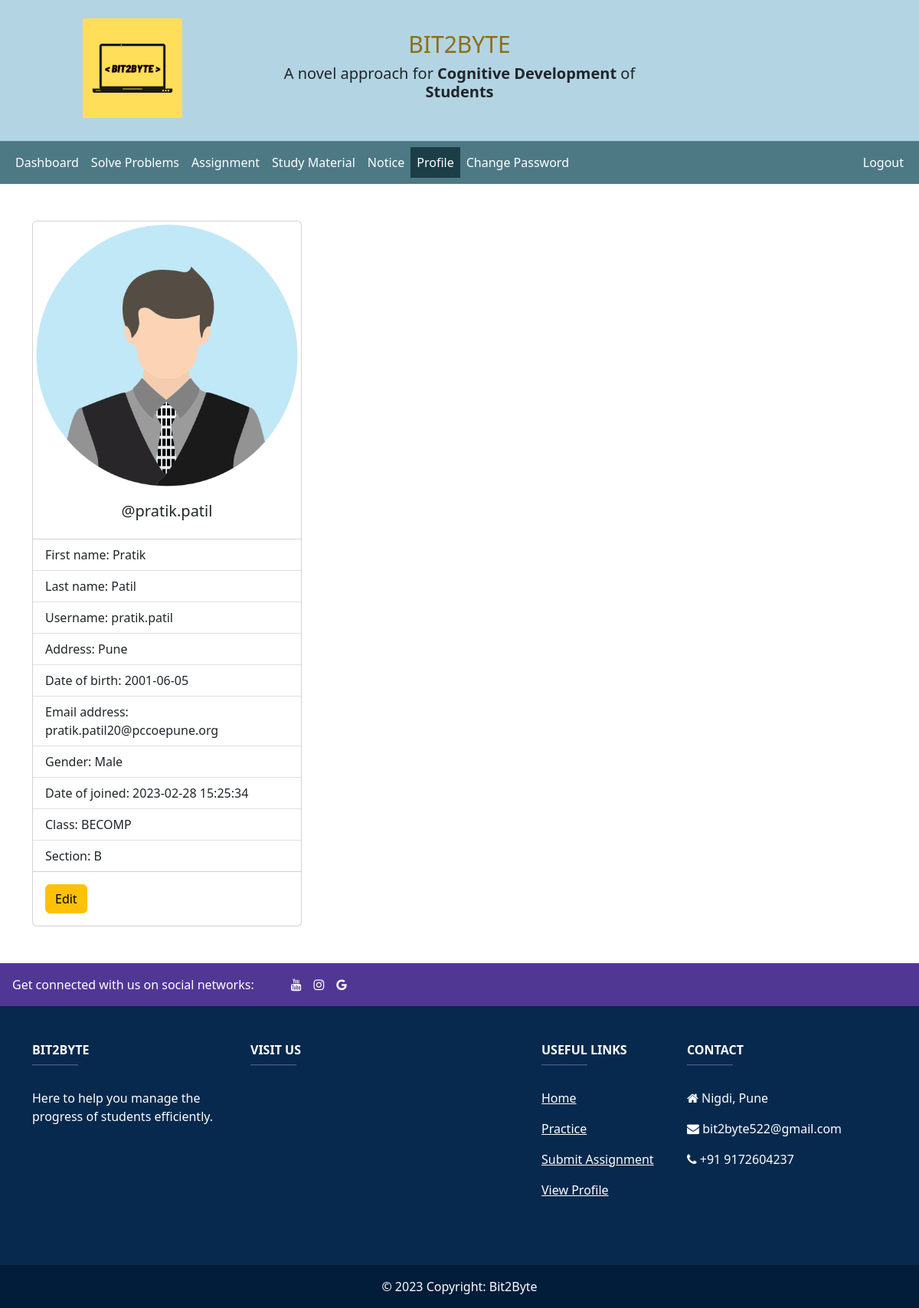
The page /student/student-view.php (signed in) on the database its author committed.
### tables this page shows
CREATE TABLE `students` (
  `student_id` int(11) NOT NULL,
  `roll_no` varchar(40) NOT NULL,
  `username` varchar(127) NOT NULL,
  `password` varchar(255) NOT NULL,
  `fname` varchar(127) NOT NULL,
  `lname` varchar(255) NOT NULL,
  `class_id` int(11) NOT NULL,
  `section_id` int(11) NOT NULL,
  `address` varchar(31) NOT NULL,
  `gender` varchar(7) NOT NULL,
  `email_address` varchar(255) NOT NULL,
  `date_of_birth` date NOT NULL,
  `date_of_joined` timestamp NULL DEFAULT CURRENT_TIMESTAMP,
  `problems_solved` int(11) NOT NULL,
  `total_submissions` int(11) NOT NULL,
  `successful_submissions` int(11) NOT NULL
);

CREATE TABLE `class` (
  `class_id` int(11) NOT NULL,
  `class_name` varchar(30) NOT NULL
);

CREATE TABLE `section` (
  `section_id` int(11) NOT NULL,
  `section` varchar(7) NOT NULL,
  `class_id` int(11) NOT NULL,
  `teacher` int(11) NOT NULL
);

### student/data/student.php (called while the page is built, shortened)
<?php
function getStudentById($id, $conn){
   $sql = "SELECT * FROM students
           WHERE student_id=?";
   $stmt = $conn->prepare($sql);
   $stmt->execute([$id]);
   if ($stmt->rowCount() == 1) {
     $student = $stmt->fetch();
     return $student;
   }else {
    return 0;
   }
}

### student/data/class.php (called while the page is built, shortened)
<?php
function getClassById($class_id, $conn){
   $sql = "SELECT * FROM class
           WHERE class_id=?";
   $stmt = $conn->prepare($sql);
   $stmt->execute([$class_id]);
   if ($stmt->rowCount() == 1) {
     $class = $stmt->fetch();
     return $class;
   }else {
    return 0;
   }
}

### student/data/section.php (called while the page is built, shortened)
<?php
function getSectionById($section_id, $conn){
   $sql = "SELECT * FROM section
           WHERE section_id=?";
   $stmt = $conn->prepare($sql);
   $stmt->execute([$section_id]);
   if ($stmt->rowCount() == 1) {
     $section = $stmt->fetch();
     return $section;
   }else {
    return 0;
   }
}

### student/student-view.php (the view, shortened to what this page needs)
<?php
if (isset($_SESSION['student_id']) &&
    isset($_SESSION['role'])) {
    if ($_SESSION['role'] == 'Student') {
       include "../DB_connection.php";
       include "data/student.php";
       include "data/section.php";
       include "data/class.php";
       if(isset($_SESSION['student_id'])){
       $student_id = $_SESSION['student_id'];
       $student = getStudentById($student_id, $conn);
 ?>
<!DOCTYPE html>
<html lang="en">
<head>
	<link rel="stylesheet" href="https://cdn.jsdelivr.net/npm/bootstrap@5.2.0/dist/css/bootstrap.min.css">
	<link rel="stylesheet" href="../css/style.css">
  <link rel="stylesheet" href="https://cdnjs.cloudflare.com/ajax/libs/font-awesome/4.7.0/css/font-awesome.min.css">
</head>
<body>
    <?php
        include "header.php";
        include "inc/navbar.php";
        if ($student != 0) {
     ?>
     <div class="container mt-5" style="min-height:70vh;">
         <div class="card" style="width: 22rem;">
          <img src="../img/student-<?=$student['gender']?>.png" class="card-img-top" alt="...">
          <div class="card-body">
            <h5 class="card-title text-center">@<?=$student['username']?></h5>
          </div>
          <ul class="list-group list-group-flush">
            <li class="list-group-item">First name: <?=$student['fname']?></li>
            <li class="list-group-item">Last name: <?=$student['lname']?></li>
            <li class="list-group-item">Username: <?=$student['username']?></li>
            <li class="list-group-item">Address: <?=$student['address']?></li>
            <li class="list-group-item">Date of birth: <?=$student['date_of_birth']?></li>
            <li class="list-group-item">Email address: <?=$student['email_address']?></li>
            <li class="list-group-item">Gender: <?=$student['gender']?></li>
            <li class="list-group-item">Date of joined: <?=$student['date_of_joined']?></li>
            <li class="list-group-item">Class:
                 <?php
                      $class = $student['class_id'];
                      $c = getClassById($class, $conn);
                      echo $c['class_name'];
                  ?>
            </li>
            <li class="list-group-item">Section:
                 <?php
                    $section = $student['section_id'];
                    $s = getSectionById($section, $conn);
                    echo $s['section'];
                  ?>
            </li>
          </ul>
          <div class="card-body">
            <a href="student-edit.php?student_id=<?=$student['student_id']?>" class="btn btn-warning">Edit</a>
          </div>
        </div>
     </div>
     <?php
        }else {
          header("Location: index.php");
          exit;
        }
     ?>
<br/><br/>
    <?php
    include "footer.php"
    ?>
</body>
</html>
<?php
    }else {
        header("Location: student.php");
        exit;
    }
  }else {
    header("Location: ../login.php");
    exit;
  }
}else {
	header("Location: ../login.php");
	exit;
}
?>

### rows shown on the page
students: gender (picture), username "pratik.patil", fname "Pratik", lname "Patil", address "Pune", date_of_birth "2001-06-05", email_address "pratik.patil20@pccoepune.org", gender "Male", date_of_joined "2023-02-28 15:25:34"
class: class_name "BECOMP"
section: section "B"
